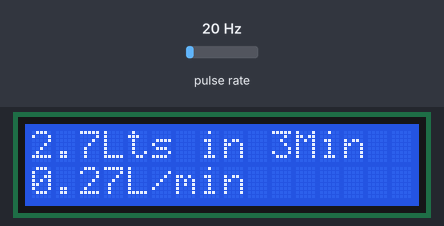
The sketch below on a simulated Arduino Uno, built with avr-gcc and run on an emulated ATmega328P. Shown: 16×2 character LCD. Wiring (inferred from the names in the program): pulse sensor: data pin 2. The test bench sets the inputs (shaded band); at power-on: pulse rate 20 Hz. What the sketch prints to the serial monitor is not drawn.

Above: at 1.6 s.
1.7 s: pulse rate (sensor on pin 2) set to 100 Hz
At 2.8 s:
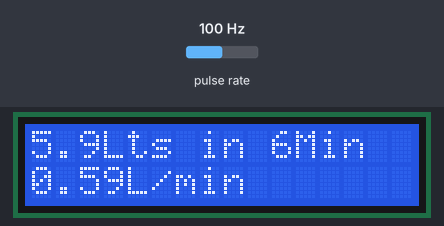
4.5 s: pulse rate (sensor on pin 2) set to 50 Hz
At 7.2 s:
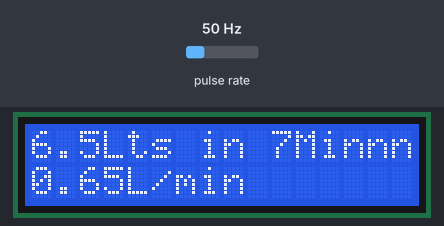
7.5 s: pulse rate (sensor on pin 2) set to 4 Hz
At 9.6 s:
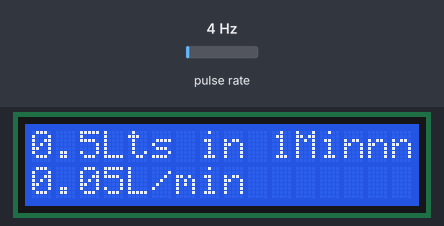
Timing chart, 0 to 11.1 s (numbered marks = the images above; inputs shaded):
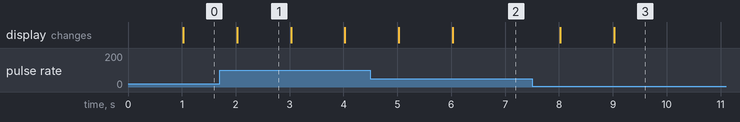

Measured:
- after the input at 1.7 s, the display: changes after 0.33 s (image 1)
- after the input at 4.5 s, the display: first changes after 0.53 s (image 2 shows a later state)
- after the input at 7.5 s, the display: first changes after 0.52 s (image 3 shows a later state)
- what the display in image 1 shows lasts 1.0 s, from 2.0 s to 3.0 s

The sketch:

water_Flow.ino
```cpp
#include <LiquidCrystal_I2C.h>

const int flowSensorPin = 2;
volatile int flowPulseCount = 0;
unsigned long lastPulseTime = 0;
float flowRate = 0.0;
const float pulsesPerLiter = 450.0;
float x;
LiquidCrystal_I2C lcd(0x27, 16, 2);
void setup() {
  pinMode(flowSensorPin, INPUT);
  attachInterrupt(digitalPinToInterrupt(flowSensorPin), pulseCounter, FALLING);

  Serial.begin(9600);
  Serial.println("Water Flow Sensor Test");
  lcd.init();
  lcd.backlight();
}


void loop() {
  unsigned long currentMillis = millis();
  if ((currentMillis - lastPulseTime) >= 1000) {

    flowRate = (flowPulseCount / pulsesPerLiter) * 60.0;
    x=flowRate/10;

    Serial.print("Flow Rate: ");
    Serial.print(flowRate);
    Serial.println(" L/min");
    lcd.setCursor(0,0);
    lcd.print(flowRate, 1);
    lcd.print("Lts in ");
    lcd.print(flowRate,0);
    lcd.print("Min");
    lcd.setCursor(0,1);
    lcd.print(x, 2);
    lcd.print("L/min");

    flowPulseCount = 0;
    lastPulseTime = currentMillis;
  }
}

void pulseCounter() {
  flowPulseCount++;
}
```
